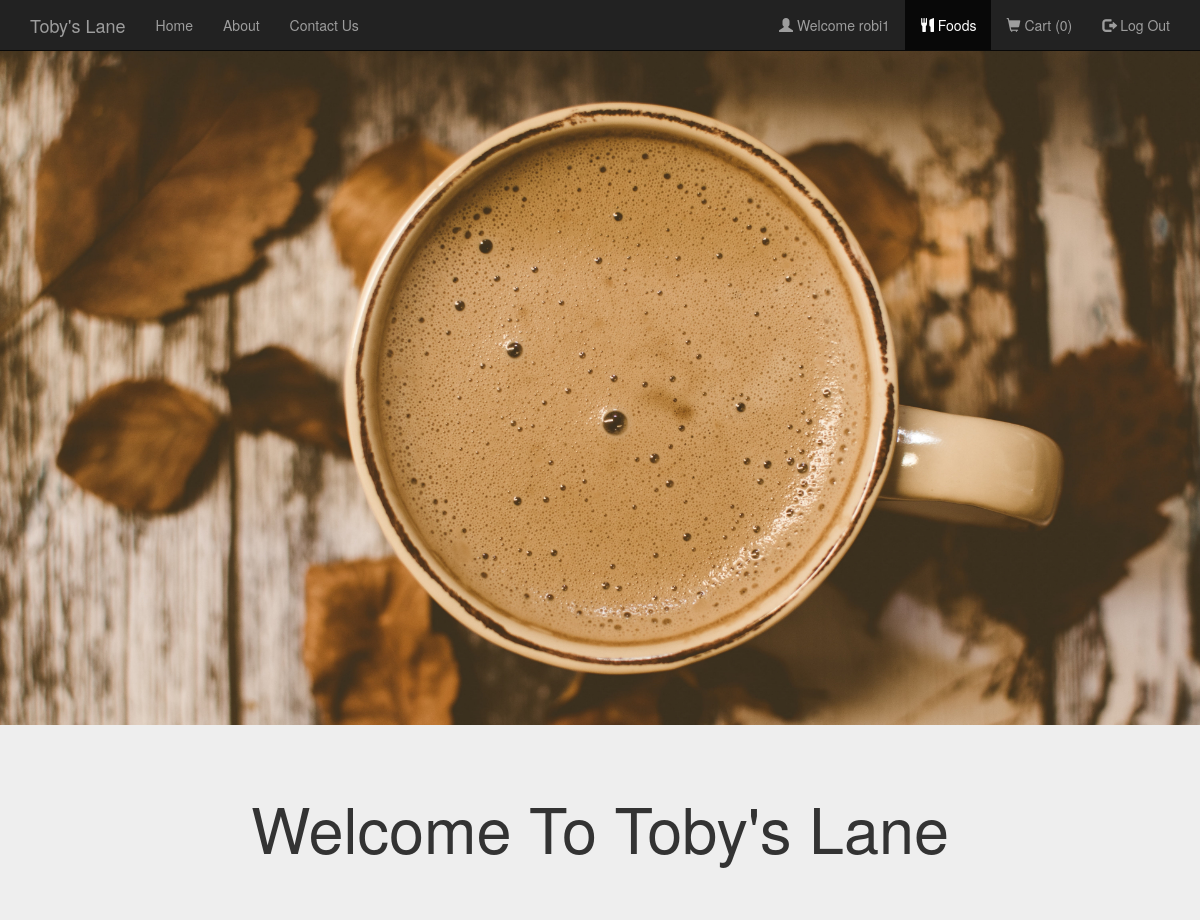
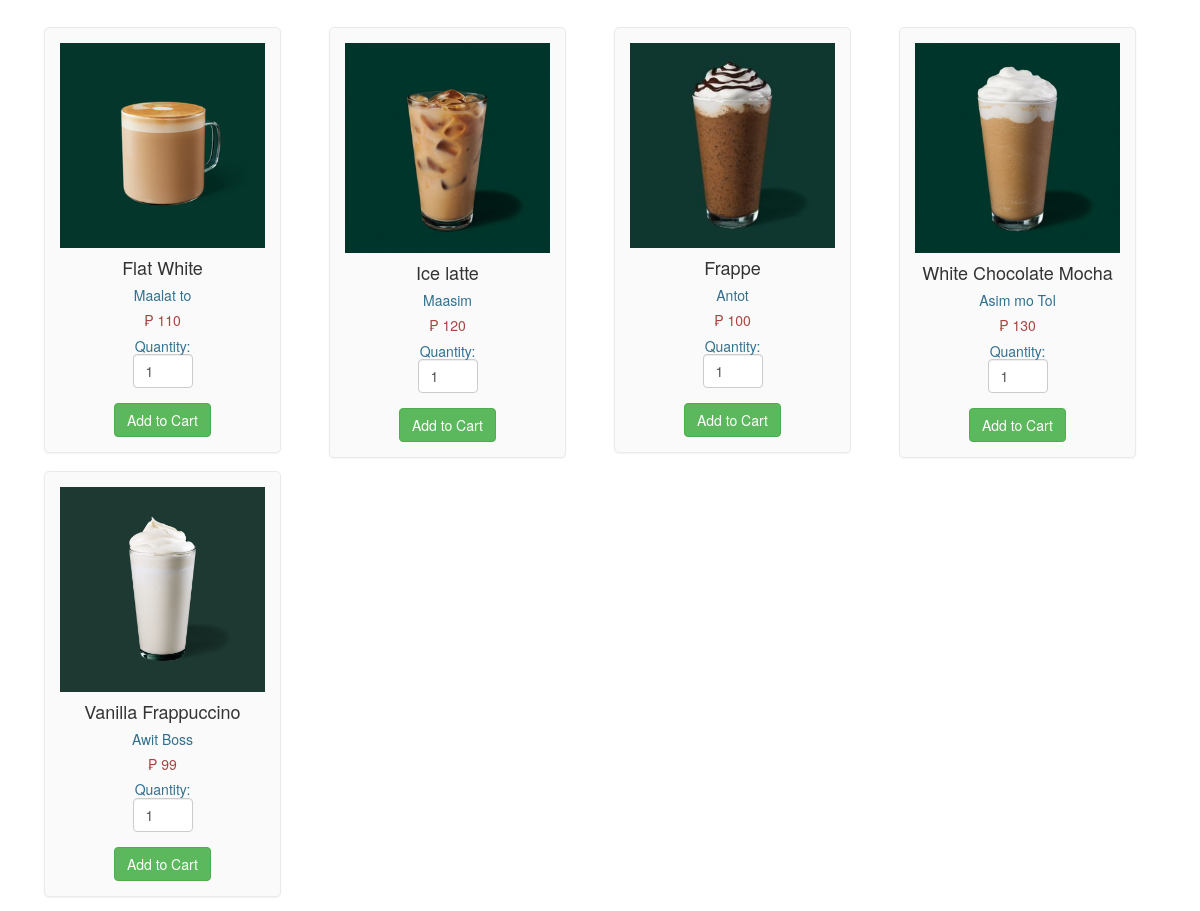
The page /foodlist.php (signed in) on the database its author committed (2 pictures, top to bottom).
### tables this page shows
CREATE TABLE IF NOT EXISTS `food` (
  `F_ID` int NOT NULL AUTO_INCREMENT,
  `name` varchar(30) NOT NULL,
  `price` int NOT NULL,
  `description` varchar(200) NOT NULL,
  `R_ID` int NOT NULL,
  `images_path` varchar(200) NOT NULL,
  `options` varchar(10) NOT NULL DEFAULT 'ENABLE',
  PRIMARY KEY (`F_ID`,`R_ID`),
  KEY `R_ID` (`R_ID`)
);

### foodlist.php (the view, shortened to what this page needs)
<html>
  <head>
  </head>
  <link rel="stylesheet" type = "text/css" href ="css/foodlist.css">
  <link rel="stylesheet" type = "text/css" href ="css/bootstrap.min.css">
  <link rel="stylesheet" type = "text/css" href ="css/bootstrap.min.css">
  <link href="https://maxcdn.bootstrapcdn.com/bootstrap/3.4.1/css/bootstrap.min.css" rel="stylesheet">
  <body>
    <nav class="navbar navbar-inverse navbar-fixed-top navigation-clean-search" role="navigation">
      <div class="container">
        <div class="navbar-header">
          <a class="navbar-brand" href="index.php">Toby's Lane</a>
        </div>
        <div class="collapse navbar-collapse " id="myNavbar">
          <ul class="nav navbar-nav">
            <li><a href="index.php">Home</a></li>
            <li><a href="aboutus.php">About</a></li>
            <li><a href="contactus.php">Contact Us</a></li>
          </ul>
<?php
if(isset($_SESSION['login_user1'])){
?>
          <ul class="nav navbar-nav navbar-right">
            <li><a href="#"><span class="glyphicon glyphicon-user"></span> Welcome <?php echo $_SESSION['login_user1']; ?> </a></li>
            <li><a href="myrestaurant.php">MANAGER CONTROL PANEL</a></li>
            <li><a href="logout_m.php"><span class="glyphicon glyphicon-log-out"></span> Log Out </a></li>
          </ul>
<?php
}
else if (isset($_SESSION['login_user2'])) {
  ?>
           <ul class="nav navbar-nav navbar-right">
            <li><a href="#"><span class="glyphicon glyphicon-user"></span> Welcome <?php echo $_SESSION['login_user2']; ?> </a></li>
            <li class="active" ><a href="foodlist.php"><span class="glyphicon glyphicon-cutlery"></span> Foods </a></li>
            <li><a href="cart.php"><span class="glyphicon glyphicon-shopping-cart"></span> Cart  (<?php
              if(isset($_SESSION["cart"])){
              $count = count($_SESSION["cart"]);
              echo "$count";
            }
              else
                echo "0";
              ?>) </a></li>
            <li><a href="logout_u.php"><span class="glyphicon glyphicon-log-out"></span> Log Out </a></li>
          </ul>
<?php
}
?>
        </div>
      </div>
    </nav>
    <div id="myCarousel" class="carousel slide" data-ride="carousel">
    <ol class="carousel-indicators">
      <li data-target="#myCarousel" data-slide-to="0" class="active"></li>
      <li data-target="#myCarousel" data-slide-to="1"></li>
      <li data-target="#myCarousel" data-slide-to="2"></li>
    </ol>
    <div class="carousel-inner">
      <div class="item active">
      <img src="images/contact-2.jpg" style="width:100%;">
      <div class="carousel-caption">
      </div>
      </div>
<div class="jumbotron">
  <div class="container text-center">
    <h1>Welcome To Toby's Lane</h1>
  </div>
</div>
<div class="container" style="width:95%;">
<?php
$conn = Connect();
$sql = "SELECT * FROM FOOD WHERE options = 'ENABLE' ORDER BY F_ID";
$result = mysqli_query($conn, $sql);
if (mysqli_num_rows($result) > 0)
{
  $count=0;
  while($row = mysqli_fetch_assoc($result)){
    if ($count == 0)
      echo "<div class='row'>";
?>
<div class="col-md-3">
<form method="post" action="cart.php?action=add&id=<?php echo $row["F_ID"]; ?>">
<div class="mypanel" align="center";>
<img src="<?php echo $row["images_path"]; ?>" class="img-responsive">
<h4 class="text-dark"><?php echo $row["name"]; ?></h4>
<h5 class="text-info"><?php echo $row["description"]; ?></h5>
<h5 class="text-danger">₱ <?php echo $row["price"]; ?></h5>
<h5 class="text-info">Quantity: <input type="number" min="1" max="25" name="quantity" class="form-control" value="1" style="width: 60px;"> </h5>
<input type="submit" name="add" style="margin-top:5px;" class="btn btn-success" value="Add to Cart">
</div>
</form>
</div>
<?php
$count++;
if($count==4)
{
  echo "</div>";
  $count=0;
}
}
?>
</div>
</div>
  <?php
}
?>
</body>
</html>

### css/foodlist.css (style rules this page uses)
body,html { height: 100%; }
body { padding-top: 50px; background-image: url('bgimg1.jpg'); background-repeat: repeat; background-size: cover; background-position: center; }
.mypanel { border: 1px solid #eaeaec; margin: -1px 19px 3px -1px; box-shadow: 0 1px 2px rgba(0,0,0,0.05); background-color: #FAFAFA; padding:15px; border-radius: 5px; }
input { border: 5px solid white; }

### rows shown on the page
food: images_path (picture), name "Flat White", description "Maalat to", price "110"
food: images_path (picture), name "Ice latte", description "Maasim", price "120"
food: images_path (picture), name "Frappe", description "Antot", price "100"
food: images_path (picture), name "White Chocolate Mocha", description "Asim mo Tol", price "130"
food: images_path (picture), name "Vanilla Frappuccino", description "Awit Boss", price "99"

### other values the page prints
$_SESSION['login_user2'] "robi1"
